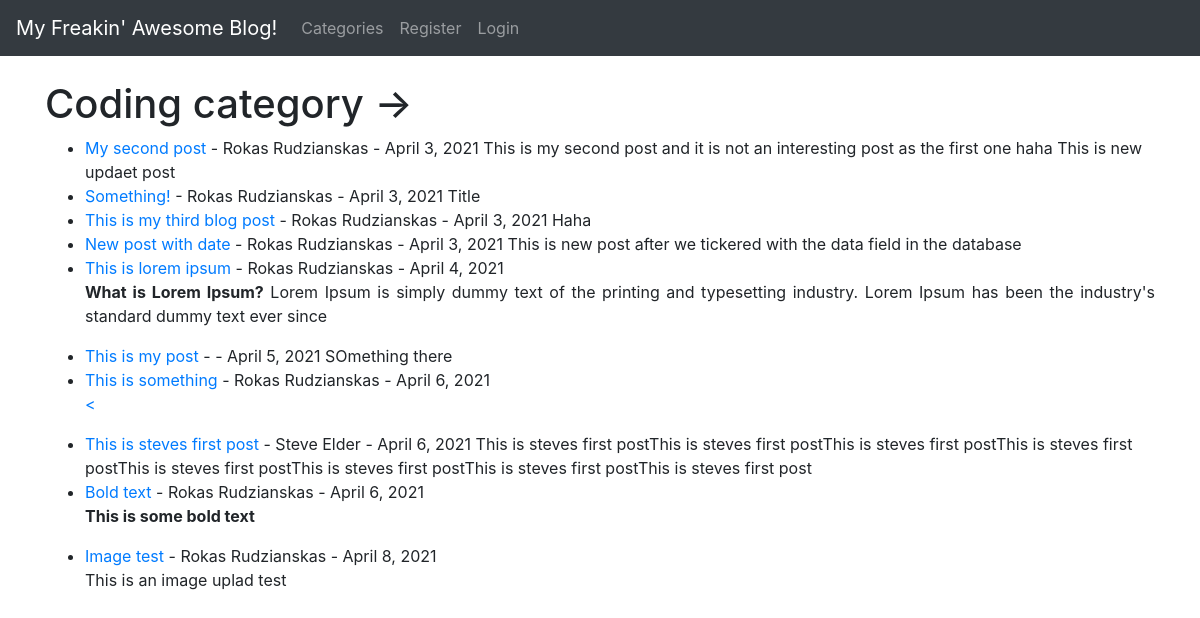
Page /category/coding/ on the earlier database version.
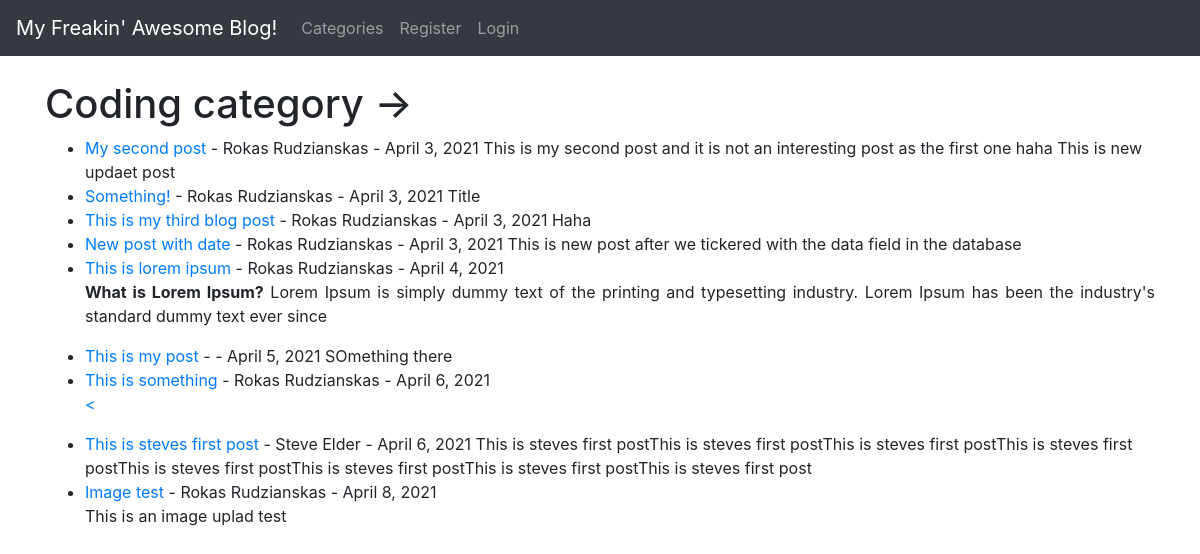
Same page on the later database version.
### theblog/models.py (models this page shows, shortened)
class Post(models.Model):
    title = models.CharField(max_length=255)
    header_image = models.ImageField(null=True, blank=True, upload_to="images/")
    title_tag = models.CharField(max_length=255)
    author = models.ForeignKey(User, on_delete=models.CASCADE)
    body = RichTextField(blank=True, null=True)
    post_date = models.DateField(auto_now_add=True)
    category = models.CharField(max_length=255, default='coding')
    snippet = models.CharField(max_length=255)
    likes = models.ManyToManyField(User, related_name='blog_posts')

### theblog/views.py (the view)
# urls.py: path('category/<str:cats>/', CategoryView, name="category"),
def CategoryView(request, cats):
    category_posts = Post.objects.filter(category=cats.replace('-', ' '))
    return render(request, 'categories.html',
                  {'cats': cats.title().replace('-', ' '), 'category_posts': category_posts})

### theblog/templates/categories.html (shortened to what this page needs)
{% extends 'base.html' %}
    {% block content %}
{% if category_posts %}
    <h1>{{cats}} category -></h1>
        <ul>
            {% for post in category_posts %}
                   <li><a href="{% url 'article-detail' post.pk %}" >{{post.title}}</a>
           - {{post.author.first_name}}
              {{post.author.last_name}} - {{ post.post_date }}
                  {{ post.body|slice:":200"|safe }}
       </li>
            {% endfor %}
        </ul>
{% else %}
    <h1>There are no post about this category! And you know that ;(</h1>
{% endif %}
    {% endblock %}

Differences in the rows shown:
removed Post: title "Bold text", author.first_name "Rokas", author.last_name "Rudzianskas", post_date "April 6, 2021", body "This is some bold text"
